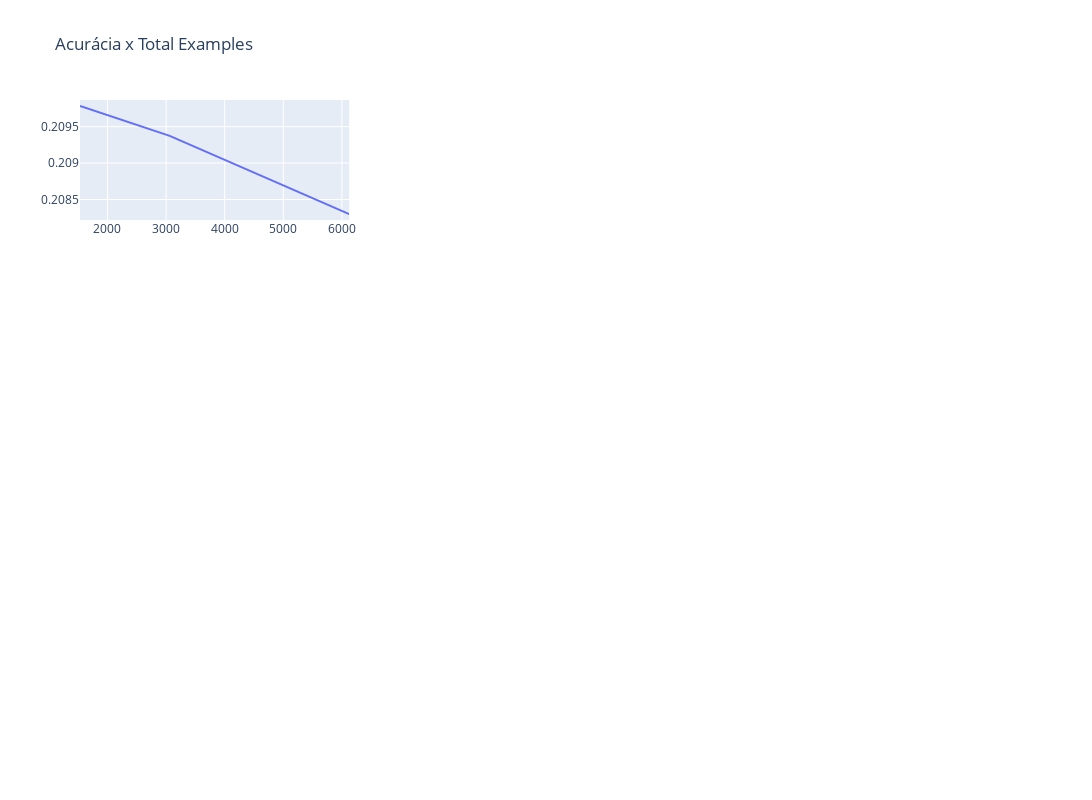

The cell this chart's notebook holds for it:
### Code cell
plot_dimension_variation(acc)

### Figure 1 — Plotly figure (JSON) as saved in the notebook; plotly's stock layout.template omitted (floating-point values rounded to 4 significant figures)
{"data": [{"mode": "lines", "name": "", "type": "scatter", "x": [1531, 3062, 6125], "xaxis": "x", "y": [0.2098, 0.2094, 0.2083], "yaxis": "y"}], "layout": {"height": 800, "title": {"text": "Acurácia x Total Examples"}, "width": 1600, "xaxis": {"anchor": "y", "domain": [0, 0.2889]}, "xaxis10": {"anchor": "y10", "domain": [0, 0.2889]}, "xaxis11": {"anchor": "y11", "domain": [0.3556, 0.6444]}, "xaxis12": {"anchor": "y12", "domain": [0.7111, 1]}, "xaxis2": {"anchor": "y2", "domain": [0.3556, 0.6444]}, "xaxis3": {"anchor": "y3", "domain": [0.7111, 1]}, "xaxis4": {"anchor": "y4", "domain": [0, 0.2889]}, "xaxis5": {"anchor": "y5", "domain": [0.3556, 0.6444]}, "xaxis6": {"anchor": "y6", "domain": [0.7111, 1]}, "xaxis7": {"anchor": "y7", "domain": [0, 0.2889]}, "xaxis8": {"anchor": "y8", "domain": [0.3556, 0.6444]}, "xaxis9": {"anchor": "y9", "domain": [0.7111, 1]}, "yaxis": {"anchor": "x", "domain": [0.8063, 1]}, "yaxis10": {"anchor": "x10", "domain": [0, 0.1938]}, "yaxis11": {"anchor": "x11", "domain": [0, 0.1938]}, "yaxis12": {"anchor": "x12", "domain": [0, 0.1938]}, "yaxis2": {"anchor": "x2", "domain": [0.8063, 1]}, "yaxis3": {"anchor": "x3", "domain": [0.8063, 1]}, "yaxis4": {"anchor": "x4", "domain": [0.5375, 0.7312]}, "yaxis5": {"anchor": "x5", "domain": [0.5375, 0.7312]}, "yaxis6": {"anchor": "x6", "domain": [0.5375, 0.7312]}, "yaxis7": {"anchor": "x7", "domain": [0.2687, 0.4625]}, "yaxis8": {"anchor": "x8", "domain": [0.2687, 0.4625]}, "yaxis9": {"anchor": "x9", "domain": [0.2687, 0.4625]}}}
